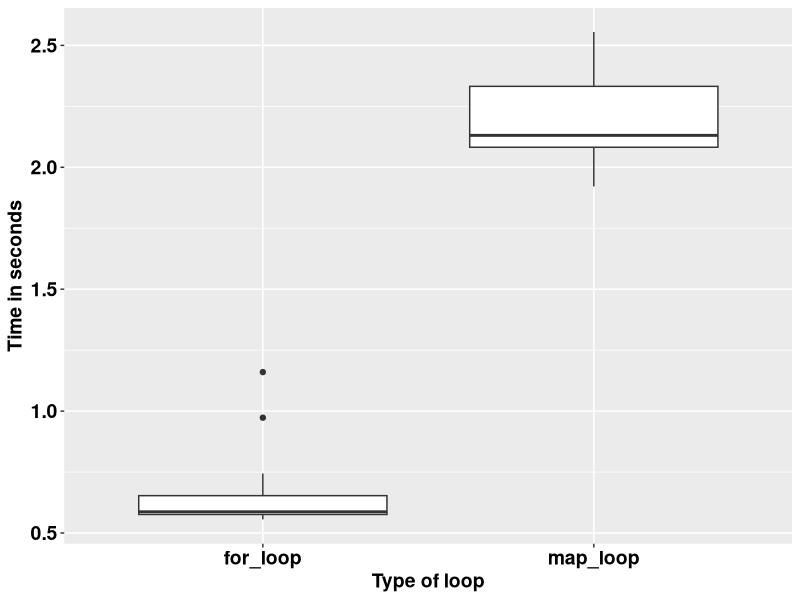

Here is the R script that generated this plot:
## ---- chunk 1
knitr::opts_chunk$set(echo = TRUE)
## ---- chunk 2
square <- function(a) a**2
square(3)
## ---- chunk 3
square <- function(b){ # Create
  b**2
}
square(3)
## ---- chunk 4
square <- function(c){ 
  product <- c**2
  return(product)
}
square(3)
## ---- chunk 5
square <- function(d){
  product <- d**2
  print(product)
}
square(5)
## ---- chunk 6
square <- function(e){
  product <- e**2
  (product)
}
square(9)
## ---- chunk 7
square <- function(f){
  product <- f**2
  show(product)
}
square(9)
## ---- chunk 8
square_root <- function(b){
  product <- b^0.5
  return(product/2)
}
square_root(9)
## ---- chunk 9
square_root
## ---- chunk 10
square(-10:10)
## ---- chunk 11
square_root(c(-26, 1:15, 158))
## ---- chunk 12
m <- list(12, 18, 345)
square_root(m[[2]])
## ---- chunk 13
rescale <- function(x){
  m <- mean(x)
  s <- sd(x)
  (x - m) / s
}
rescale(c(-52, 58, 46, 99))
## ---- chunk 14
rescale <- function(x, only_translate){
  m <- mean(x)
  translated <- x - m
  if (only_translate) return(translated)
  s <- sd(x)
  translated / s
}

rescale(x = 1:6, only_translate = TRUE)
## ---- chunk 15
rescale <- function(x, only_translate){
  m <- mean(x)
  translated <- x - m
  if (only_translate) return(translated)
  s <- sd(x)
  translated / s
}

rescale(x = 1:4, only_translate = FALSE)
## ---- chunk 16
rescale(only_translate = TRUE, x = 1:4)
## ---- chunk 17
rescale(x = 1:4, TRUE)
rescale(TRUE, x = 1:4)
rescale(1:4, only_translate = T)
rescale(only_translate = T, 1:4)
## ---- chunk 18
rescale(1:4, o = T)
rescale(o = T, 1:4)
## ---- chunk 19
rescale <- function(x, only_translate = FALSE){
  m <- mean(x)
  translated <- x - m
  if(only_translate) return(translated)
  s <- sd(x)
  translated / s
}
## ---- chunk 20
rescale(1:4) # This runs with only_translate being taken as FALSE by default.
## ---- chunk 21
rescale <- function(x, ...){
  m <- mean(x, ...)
  s <- sd(x, ...)
  (x - m) / s
}

rescale(1:4)
## ---- chunk 22
x <- c(NA, 1:3)
rescale(x)
## ---- chunk 23
x <- c(NA, 1:3)
rescale(x, na.rm = TRUE)
## ---- chunk 24
some_function <- function(x) x
other_function <- function(x, ...) x
# some_function(1:4, foo = "bar") # This does not run because there was no allowance.
other_function(1:4, foo = "bar")

## ---- chunk 25
f <- function(...) list(...)
g <- function(x, y, ...) f(...)
g(x = 1, y = 2, z = 3, w = 4)
## ---- chunk 26
compare_rasters <- function(x) {
  if (sum(x > 0.5, na.rm = TRUE) > 7) {
    return(1)
  } else {
    return(0)
  }
  
}
## ---- chunk 27
library(tidyverse)
volumes <- rnorm(1000000)

for_loop <- vector()

for (k in 1:20) {
  for_loop[k] <- system.time(for (i in 1:length(volumes)) {
    2.3 * volumes[i] ^ 9
  })
}

map_loop <- vector()
for (j in 1:20) {
  map_loop[j] <- system.time(map_vec(volumes, \(x) 2.3 * x ^ 9))
}
## ---- chunk 28
data.frame(for_loop = for_loop, map_loop = map_loop) %>% 
  gather(key = "key", value = "value") %>% 
  ggplot(aes(key, value)) +
  geom_boxplot() +
  labs(x = "Type of loop",
       y = "Time in seconds") +
  theme(text = element_text(size = 14, face = "bold", colour = "black")) +
  theme(axis.text = element_text(size = 14, face = "bold", colour = "black"))
